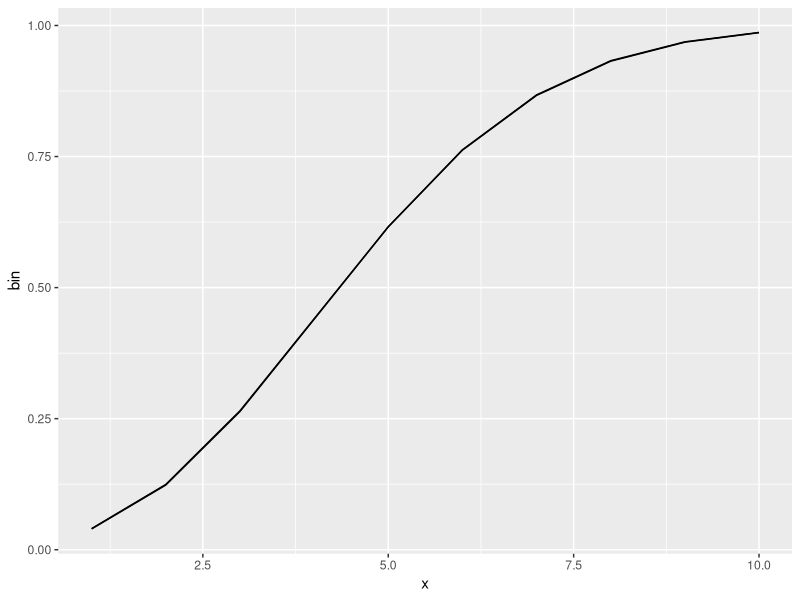
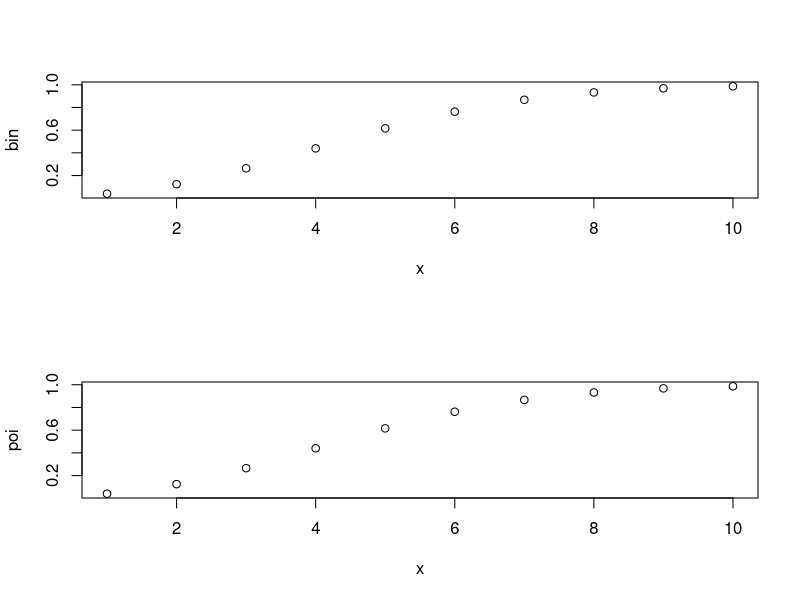
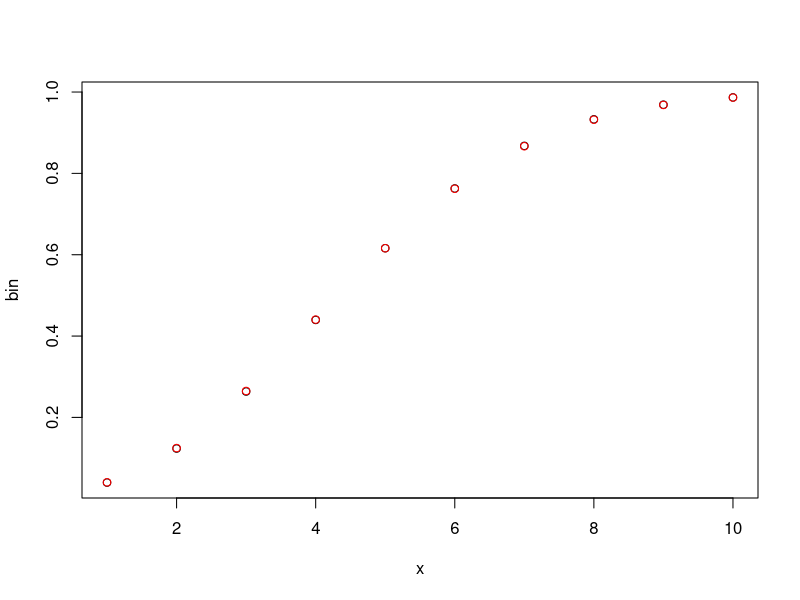
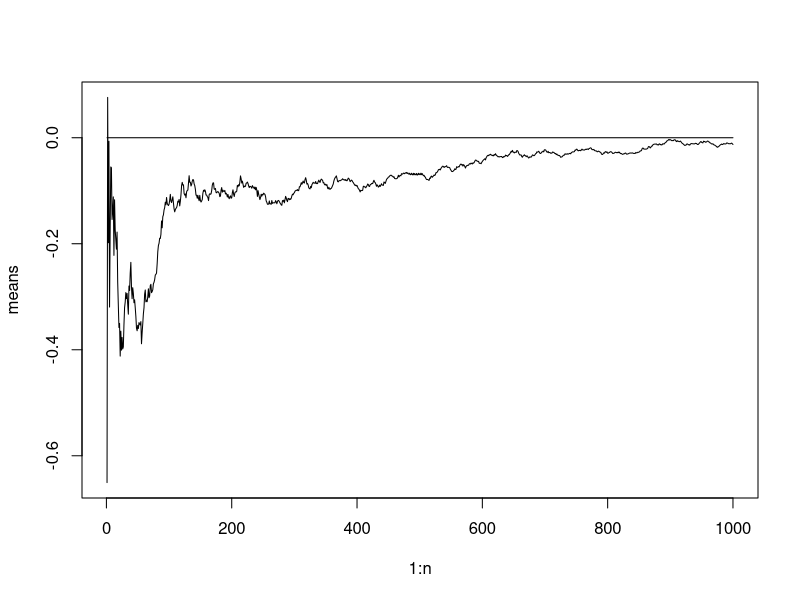
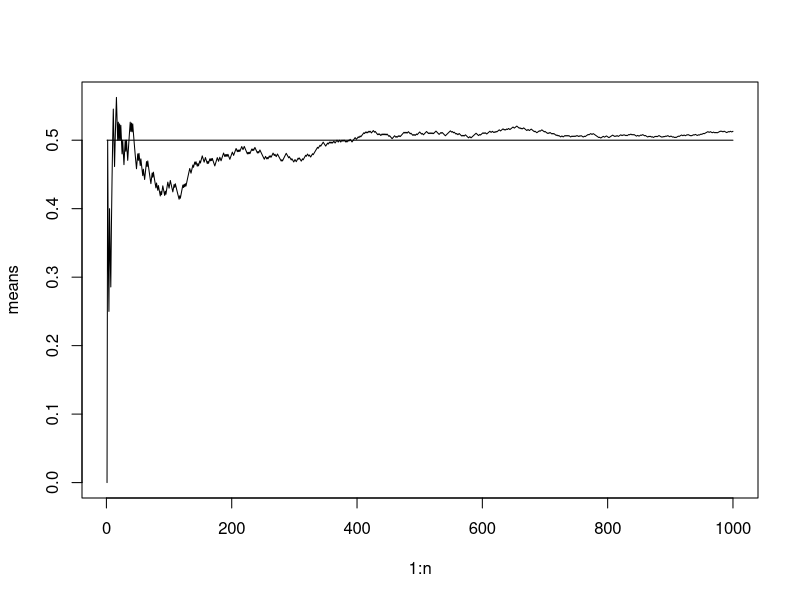
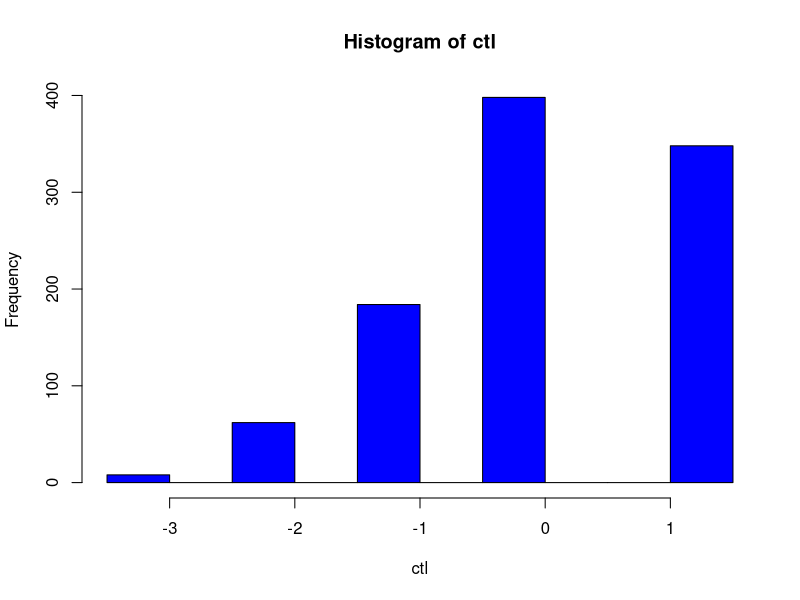

Recreate these plots in R, in order.






library(ggplot2)







x <- 1:10
bin <- pbinom(x,500,0.01)
poi <- ppois(x,500*0.01)

prob <- data.frame(x,bin,poi)

ggplot(prob, aes(x))+
  geom_line(aes(y=bin))+
  geom_line(aes(y=poi))

par(mfrow=c(2,1))  
plot(x,bin)
plot(x,poi)
dev.off()

plot(x,bin)
points(x,poi, col="red")



### Legge dei grandi numeri con distibuzione normale standard, l'asintoto delle medie converge a zero, mu.
n <- 1000
means <- cumsum(rnorm(n))/(1:n)

plot(1:n, means, type = "l")
lines(1:n,rep(0,1000))

### Legge dei grandi numeri con distibuzione bernulliana
means <- cumsum(sample(0:1,n,replace = T))/(1:n)

plot(1:n, means, type = "l")
lines(1:n,rep(0.5,1000))






### teorema centrale del limite

# CTL_bernulli: n di eventi iid che compongono il campione, p probabilità di ogni evento  
# dato n e p dimostra che la media del campione converge ad una distribuzione normale standard 

CTL_bernulli <- function(n,p){
  t <- 1:1000
  for (i in t){
    means[i] <- sum(sample(0:1,n,replace = T, prob = c(1-p,p)))/n
  }
  ctl <- (means-p)*sqrt(n)/sqrt(p*(1-p))
  
  col <- switch(n/10, "blue", "red","green")
  hist(ctl,col = col)
}

CTL_bernulli(10,0.9)

switch(n/10,hist(ctl, col="blue"), hist(ctl, col="red"), hist(ctl, col="green"), hist(ctl, col="yellow"))




